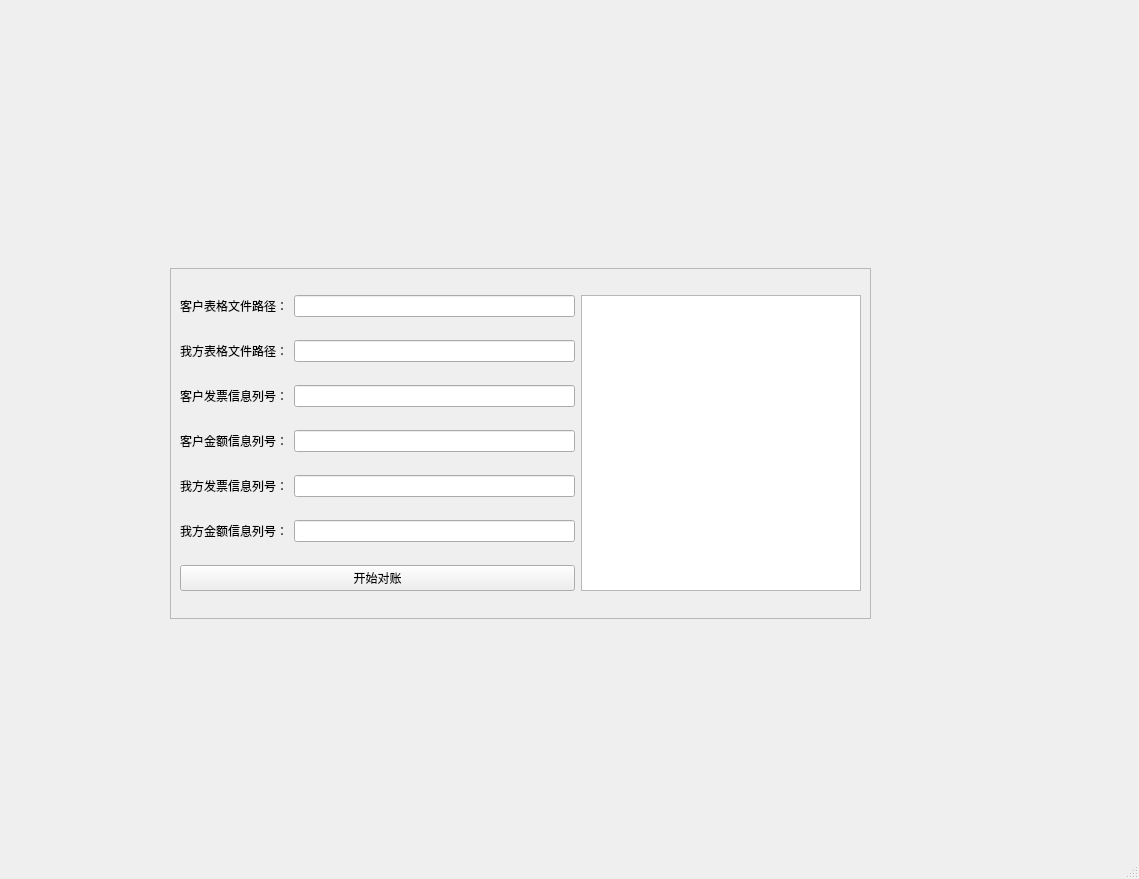
<?xml version="1.0" encoding="UTF-8"?>
<ui version="4.0">
 <class>MainWindow</class>
 <widget class="QMainWindow" name="MainWindow">
  <property name="geometry">
   <rect>
    <x>0</x>
    <y>0</y>
    <width>1139</width>
    <height>879</height>
   </rect>
  </property>
  <property name="windowTitle">
   <string>MainWindow</string>
  </property>
  <widget class="QWidget" name="centralwidget">
   <widget class="QFrame" name="frame">
    <property name="geometry">
     <rect>
      <x>170</x>
      <y>268</y>
      <width>701</width>
      <height>351</height>
     </rect>
    </property>
    <property name="frameShape">
     <enum>QFrame::StyledPanel</enum>
    </property>
    <property name="frameShadow">
     <enum>QFrame::Raised</enum>
    </property>
    <layout class="QGridLayout" name="gridLayout">
     <item row="0" column="0">
      <widget class="QLabel" name="label">
       <property name="text">
        <string>客户表格文件路径：</string>
       </property>
      </widget>
     </item>
     <item row="0" column="1">
      <widget class="QLineEdit" name="lineEdit"/>
     </item>
     <item row="0" column="2" rowspan="7">
      <widget class="QTextEdit" name="textEdit"/>
     </item>
     <item row="1" column="0">
      <widget class="QLabel" name="label_2">
       <property name="text">
        <string>我方表格文件路径：</string>
       </property>
      </widget>
     </item>
     <item row="1" column="1">
      <widget class="QLineEdit" name="lineEdit_2"/>
     </item>
     <item row="2" column="0">
      <widget class="QLabel" name="label_3">
       <property name="text">
        <string>客户发票信息列号：</string>
       </property>
      </widget>
     </item>
     <item row="2" column="1">
      <widget class="QLineEdit" name="lineEdit_4"/>
     </item>
     <item row="3" column="0">
      <widget class="QLabel" name="label_4">
       <property name="text">
        <string>客户金额信息列号：</string>
       </property>
      </widget>
     </item>
     <item row="3" column="1">
      <widget class="QLineEdit" name="lineEdit_5"/>
     </item>
     <item row="4" column="0">
      <widget class="QLabel" name="label_5">
       <property name="text">
        <string>我方发票信息列号：</string>
       </property>
      </widget>
     </item>
     <item row="4" column="1">
      <widget class="QLineEdit" name="lineEdit_7"/>
     </item>
     <item row="5" column="0">
      <widget class="QLabel" name="label_6">
       <property name="text">
        <string>我方金额信息列号：</string>
       </property>
      </widget>
     </item>
     <item row="5" column="1">
      <widget class="QLineEdit" name="lineEdit_6"/>
     </item>
     <item row="6" column="0" colspan="2">
      <widget class="QPushButton" name="pushButton">
       <property name="text">
        <string>开始对账</string>
       </property>
      </widget>
     </item>
    </layout>
   </widget>
  </widget>
  <widget class="QMenuBar" name="menubar">
   <property name="geometry">
    <rect>
     <x>0</x>
     <y>0</y>
     <width>1139</width>
     <height>24</height>
    </rect>
   </property>
  </widget>
  <widget class="QStatusBar" name="statusbar"/>
 </widget>
 <resources/>
 <connections/>
</ui>
